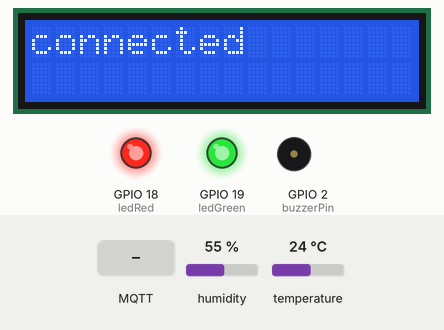
The sketch below on a simulated ESP32. Parts: 16×2 character LCD, output pins drawn as LEDs (lit = HIGH), buzzer (waves = sounding). The test bench sets the inputs (shaded band); at power-on: temperature 24 °C, humidity 55 %. WiFi joins after 1.5 s; servers stay silent unless stated; no MQTT or app messages arrive unless stated; what the sketch prints to the serial monitor is not drawn.

Above: at 3.8 s.
3.9 s: MQTT message "off" arrives on the first subscribed topic
At 5.0 s:
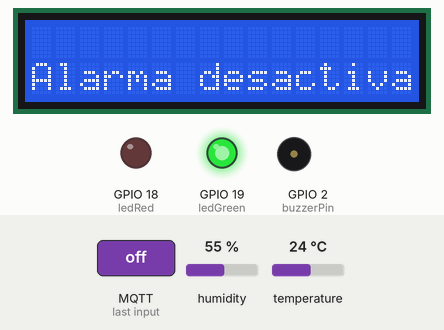
7.7 s: MQTT message "on" arrives on the first subscribed topic
At 8.5 s:
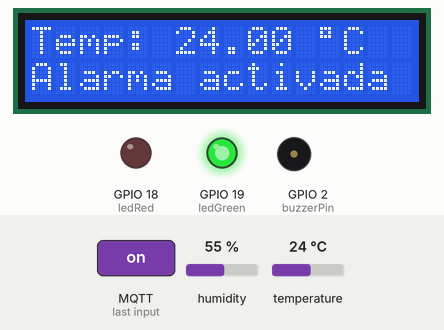
9.2 s: MQTT message "off" arrives on the first subscribed topic
At 12.4 s:
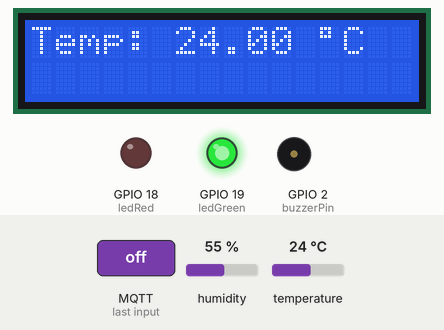
12.7 s: temperature set to 12 °C
At 17.4 s:
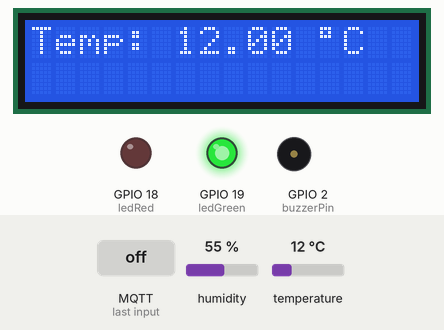
17.7 s: temperature set to 19 °C
At 22.4 s:
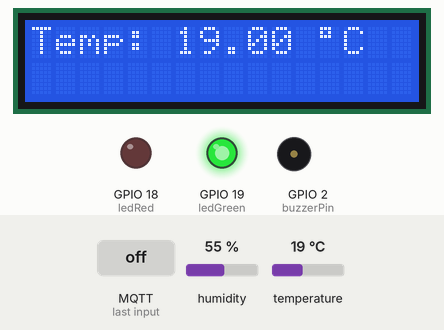
22.7 s: temperature set to 28 °C
At 27.6 s:
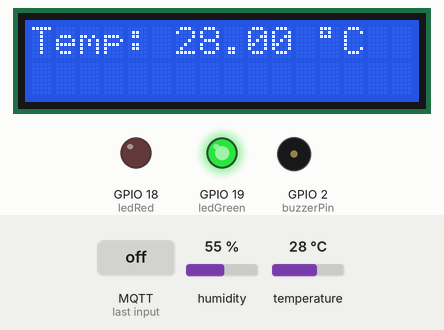
Timing chart, 0 to 28.7 s (numbered marks = the images above; inputs shaded):
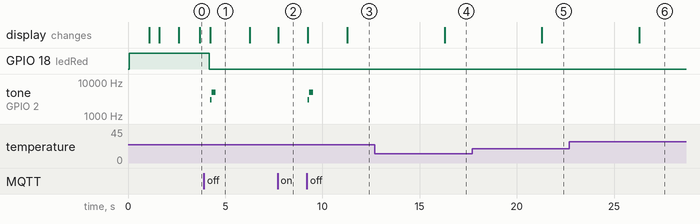

Measured:
- after the input at 3.9 s, tone on GPIO 2 (buzzerPin): silent → 3000 Hz after 0.32 s, → 5000 Hz 0.10 s later, → silent 0.20 s later; the display: changes after 0.32 s (image 1)
- after the input at 7.7 s, the display: changes at once (image 2)
- after the input at 9.2 s, tone on GPIO 2 (buzzerPin): silent → 3000 Hz at once, → 5000 Hz 0.10 s later, → silent 0.20 s later; the display: first changes at once (image 3 shows a later state)
- after the input at 12.7 s, the display: changes after 3.6 s (image 4)
- after the input at 17.7 s, the display: changes after 3.6 s (image 5)
- after the input at 22.7 s, the display: changes after 3.6 s (image 6)
- what the display in image 1 shows lasts 2.1 s, from 4.2 s to 6.3 s

The sketch:

Modulo_Central.ino
```cpp
#include <WiFi.h>
#include <PubSubClient.h>
#include <ArduinoJson.h>
#include "LiquidCrystal_I2C.h"
#include <DHT.h>
#include <Ultrasonic.h>

#define DHTPIN 4
#define DHTTYPE DHT11

LiquidCrystal_I2C lcd(0x27, 16,2);

const char *ssid = "motorola";  // Totalplay-12A2
const char *password = "904390439"; // 12A28E0FNtF9Qfmv

const char* mqttServer = "homesecuremqtt.ddns.net";
const int mqttPort = 1883;
const char* mqttUser = "leonardo";
const char* mqttPassword = "90tr4dd3zqKeifermc12";

const char* topicTemperature = "/homeSecure/esp32/temperature";
const char* topicTemperatureDB = "/homeSecure/esp32/temperatureDB";
const char* topicUltrasonic = "/homeSecure/esp32/ultrasonic";
const char* topicSmoke = "/homeSecure/esp32/smoke";
const char* topicAlarm = "/homeSecure/esp32/alarm";
const char* topicAlarmJson = "/homeSecure/esp32/alarm/json";


WiFiClient espClient;
PubSubClient client(espClient);

DHT dht(DHTPIN, DHTTYPE);

//Definir todos los pines de conexión

const int ledRed = 18;
const int ledGreen = 19;

const int buzzerPin = 2;
const int buttonPin = 5;

unsigned long previousTemperatureMillisDB = 0;
const unsigned long temperatureIntervalDB = 1000 * 60 * 60 * 2;//2hrs

unsigned long previousTemperatureMillis = 0;
const unsigned long temperatureInterval = 1000 * 5; //5s


void reconnect() {

  while (!client.connected()){

    lcd.clear();
    lcd.setCursor(0, 0);
    lcd.print("Start MQTT...");


    Serial.println("Connecting to MQTT...");
    delay(1000);
       if (client.connect("ESP32Client_Central", mqttUser, mqttPassword )){
          lcd.clear();
          lcd.setCursor(0, 0);
          lcd.print("connected");
          Serial.println("connected");
          client.subscribe(topicAlarm);
          delay(500);
          lcd.clear();

       }
       else
       {
           lcd.clear();
           lcd.setCursor(0, 0);
           lcd.print("Failed");
           Serial.println("failed, trying again");
           Serial.print(client.state());
           delay(2000);
       }
  }

}

void startConection(){
  dht.begin();

  WiFi.begin(ssid, password);

  lcd.clear();
  lcd.setCursor(0, 0);
  lcd.print("Starting");
  delay(1000);
  lcd.clear();
  lcd.setCursor(0, 0);
  lcd.print("WiFi");

  Serial.print("Connecting WiFi.");


  lcd.setCursor(0, 1);
  while (WiFi.status() != WL_CONNECTED){
    delay(500);
    Serial.print(".") ;
    lcd.print(".");
  }

  lcd.clear();
  lcd.setCursor(0, 0);
  lcd.print("Connected WiFi");
  delay(1000);


  Serial.println("Connected to the WiFi network");
  client.setServer(mqttServer, mqttPort);
  client.setCallback(callback);

}

void temperatureSensor(){
  unsigned long currentMillis = millis();
  if (currentMillis - previousTemperatureMillis >= temperatureInterval) {
    previousTemperatureMillis = currentMillis;


    float temperatura = dht.readTemperature();

    if (!isnan(temperatura)) {
      String tempFormated = "Temp: " + String(temperatura) + " " + (char)223 + "C";
      Serial.println(tempFormated);

      char tempStr[10];
      snprintf(tempStr, sizeof(tempStr), "%.2f", temperatura);

      lcd.setCursor(0, 0);
      lcd.print(tempFormated);

      client.publish(topicTemperature, tempStr);
    }
  }
}

void temperatureSensorDB(){
  unsigned long currentMillis = millis();
  if (currentMillis - previousTemperatureMillisDB >= temperatureIntervalDB) {
    previousTemperatureMillisDB = currentMillis;


    float temperatura = dht.readTemperature();

    if (!isnan(temperatura)) {
      String tempFormated = "Temp: " + String(temperatura) + " " + (char)223 + "C";
      Serial.println(tempFormated);

      char tempStr[10];
      snprintf(tempStr, sizeof(tempStr), "%.2f", temperatura);

      lcd.setCursor(0, 0);
      lcd.print(tempFormated);

      client.publish(topicTemperatureDB, tempStr);
    }
  }
}

void reproducirNotificacion() {
  tone(buzzerPin, 3000);  // Generar un tono de 1 kHz
  delay(100);  // Mantener el tono durante 100 milisegundos
  tone(buzzerPin, 5000);  // Generar un tono de 1 kHz
  delay(200);  // Mantener el tono durante 100 milisegundos
  noTone(buzzerPin);  // Detener el tono
  delay(200);  // Esperar 200 milisegundos antes de la próxima notificación (ajusta según tus necesidades)
}

void setup() {
  Serial.begin(115200);

  pinMode(buzzerPin, OUTPUT);
  pinMode(buttonPin, INPUT_PULLUP);
  pinMode(ledRed, OUTPUT);
  pinMode(ledGreen, OUTPUT);

  lcd.init();
  lcd.backlight();


  digitalWrite(ledRed, HIGH);
  startConection();
  digitalWrite(ledRed, LOW);
  digitalWrite(ledGreen, HIGH);

}

void loop(){

  if (!client.connected()) {
    digitalWrite(ledRed, HIGH);
    reconnect();
    digitalWrite(ledRed, LOW);
    digitalWrite(ledGreen, HIGH);
  }
  client.loop();

  temperatureSensor();
  temperatureSensorDB();


}

void callback(char* topic, byte* payload, unsigned int length) {
  Serial.print("Mensaje recibido en el tópico: ");
  Serial.println(topic);

  String message = "";
  for (int i = 0; i < length; i++) {
    message += (char)payload[i];
  }

  Serial.print("Mensaje recibido: ");
  Serial.println(message);

  if (String(topic) == topicAlarm) {
    if (message == "on") {
      //tone(buzzerPin, 2000);
      lcd.setCursor(0, 1);
      lcd.print("Alarma activada");
      Serial.println("Alarma activada");

      StaticJsonDocument<200> jsonDoc;
      jsonDoc["data"] = "Alarma activada";
      jsonDoc["status"] = "on";

      char buffer[200];
      serializeJson(jsonDoc, buffer);

      client.publish(topicAlarmJson, buffer);

    } else if (message == "off") {
      //noTone(buzzerPin);
      lcd.setCursor(0, 1);
      lcd.print("                ");
      lcd.setCursor(0, 1);
      lcd.print("Alarma desactivada");
      Serial.println("Alarma desactivada");
      reproducirNotificacion();
      delay(1500);
      lcd.setCursor(0, 1);
      lcd.print("                ");

      StaticJsonDocument<200> jsonDoc;
      jsonDoc["data"] = "Alarma desactivada";
      jsonDoc["status"] = "off";

      char buffer[200];
      serializeJson(jsonDoc, buffer);

      client.publish(topicAlarmJson, buffer);

    }
  }
}
```
